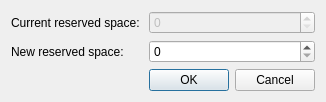
<?xml version="1.0" encoding="UTF-8"?>
<ui version="4.0">
 <class>ReservedSpaceDialog</class>
 <widget class="QDialog" name="ReservedSpaceDialog">
  <property name="geometry">
   <rect>
    <x>0</x>
    <y>0</y>
    <width>320</width>
    <height>100</height>
   </rect>
  </property>
  <property name="sizePolicy">
   <sizepolicy hsizetype="Fixed" vsizetype="Fixed">
    <horstretch>0</horstretch>
    <verstretch>0</verstretch>
   </sizepolicy>
  </property>
  <property name="windowTitle">
   <string>Reserved Space</string>
  </property>
  <layout class="QGridLayout" name="gridLayout">
   <item row="0" column="0">
    <widget class="QLabel" name="labelCurrent">
     <property name="text">
      <string>Current reserved space: </string>
     </property>
    </widget>
   </item>
   <item row="0" column="1">
    <widget class="QSpinBox" name="spinBoxCurrent">
     <property name="enabled">
      <bool>false</bool>
     </property>
     <property name="maximum">
      <number>999999999</number>
     </property>
     <property name="singleStep">
      <number>2048</number>
     </property>
    </widget>
   </item>
   <item row="1" column="0">
    <widget class="QLabel" name="labelNew">
     <property name="text">
      <string>New reserved space: </string>
     </property>
    </widget>
   </item>
   <item row="1" column="1">
    <widget class="QSpinBox" name="spinBoxNew">
     <property name="maximum">
      <number>999999999</number>
     </property>
     <property name="singleStep">
      <number>2048</number>
     </property>
    </widget>
   </item>
   <item row="2" column="1">
    <widget class="QDialogButtonBox" name="buttonBox">
     <property name="standardButtons">
      <set>QDialogButtonBox::Cancel|QDialogButtonBox::Ok</set>
     </property>
    </widget>
   </item>
  </layout>
 </widget>
 <resources/>
 <connections>
  <connection>
   <sender>buttonBox</sender>
   <signal>accepted()</signal>
   <receiver>ReservedSpaceDialog</receiver>
   <slot>accept()</slot>
   <hints>
    <hint type="sourcelabel">
     <x>213</x>
     <y>72</y>
    </hint>
    <hint type="destinationlabel">
     <x>150</x>
     <y>46</y>
    </hint>
   </hints>
  </connection>
  <connection>
   <sender>buttonBox</sender>
   <signal>rejected()</signal>
   <receiver>ReservedSpaceDialog</receiver>
   <slot>reject()</slot>
   <hints>
    <hint type="sourcelabel">
     <x>213</x>
     <y>72</y>
    </hint>
    <hint type="destinationlabel">
     <x>150</x>
     <y>46</y>
    </hint>
   </hints>
  </connection>
 </connections>
</ui>
